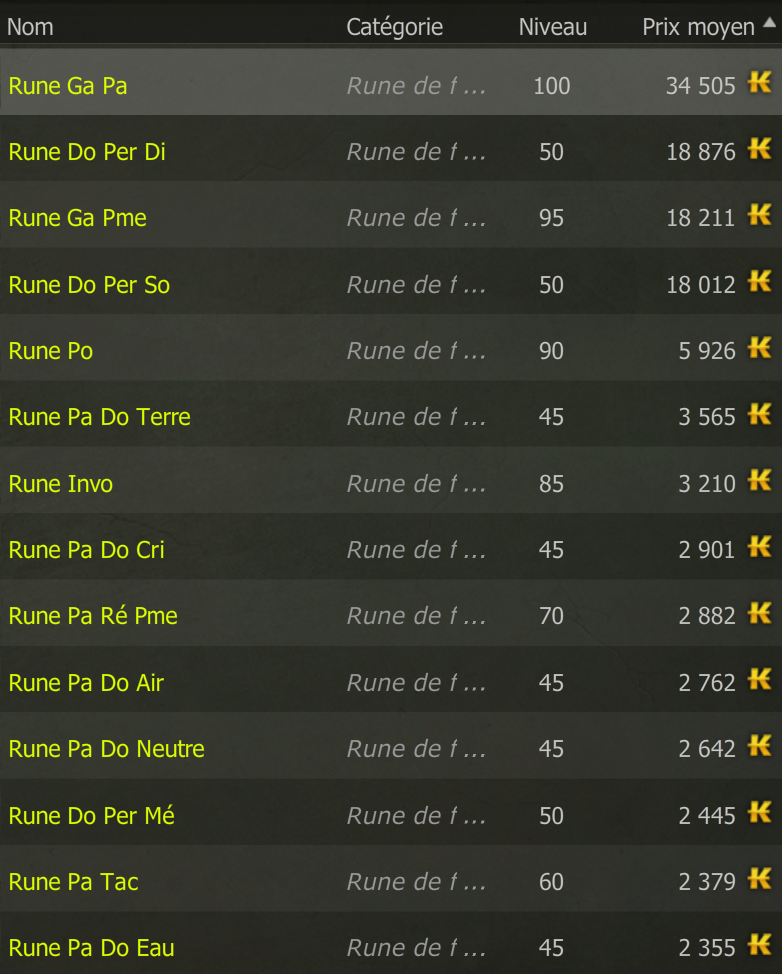
#> input picture images/runes/20240309_runes_1.png, 782 x 974 px, found by its file name
$ python highlighted_contours.py
#> lines starting #> are read from the running program, lines starting #| are printed output that depends on the picture; after the words box and inside, x2 and y2 are one past the last pixel; in counts of white or black regions, pixels touching at a corner belong together
import cv2


def preprocess_image(img_path):
    img = cv2.imread(img_path)
    gray = cv2.cvtColor(img, cv2.COLOR_BGR2GRAY)
    _, thresh = cv2.threshold(gray, 150, 255, cv2.THRESH_BINARY)
    return img, thresh


def find_contours(thresh, kernel_size, iterations):
    kernel = cv2.getStructuringElement(cv2.MORPH_RECT, kernel_size)
    dilate = cv2.dilate(thresh, kernel, iterations=iterations)
    contours, _ = cv2.findContours(
        dilate,
        cv2.RETR_EXTERNAL,
        cv2.CHAIN_APPROX_SIMPLE,
    )
    return contours


def highlight_elements(img, contours, offset=(0, 0), color=(0, 255, 0)):
    x_offset, y_offset = offset
    for contour in contours:
        x, y, w, h = cv2.boundingRect(contour)
        cv2.rectangle(
            img,
            (x + x_offset, y + y_offset),
            (x + x_offset + w, y + y_offset + h),
            color,
            2,
        )
    return img


def detect_and_highlight(img_path):
    original_img, thresh = preprocess_image(img_path)
#> in preprocess_image, img is the input picture: shape (974, 782, 3); mean B, G, R 44.2, 56.2, 54.1
#> in preprocess_image, `_, thresh = cv2.threshold(gray, 150, 255, cv2.THRESH_BINARY)`:
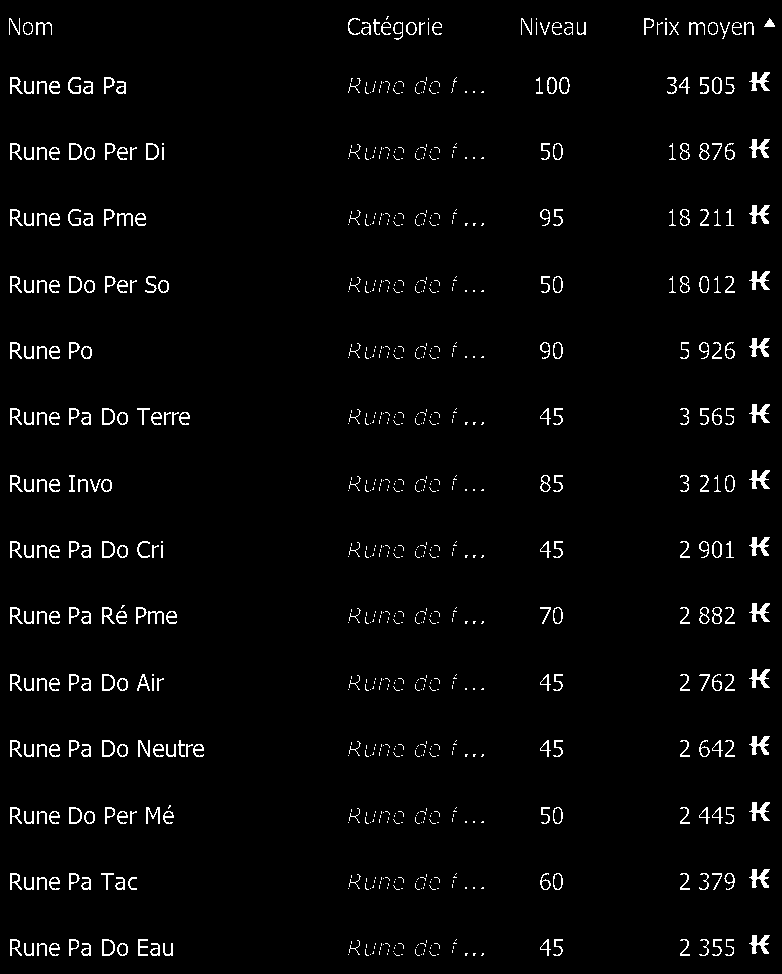
#> thresh: shape (974, 782); 2.8% white in thin lines or dots

    # Detect Lines
    line_contours = find_contours(thresh, (70, 5), 5)
#> in find_contours, `dilate = cv2.dilate(thresh, kernel, iterations=iterations)`:
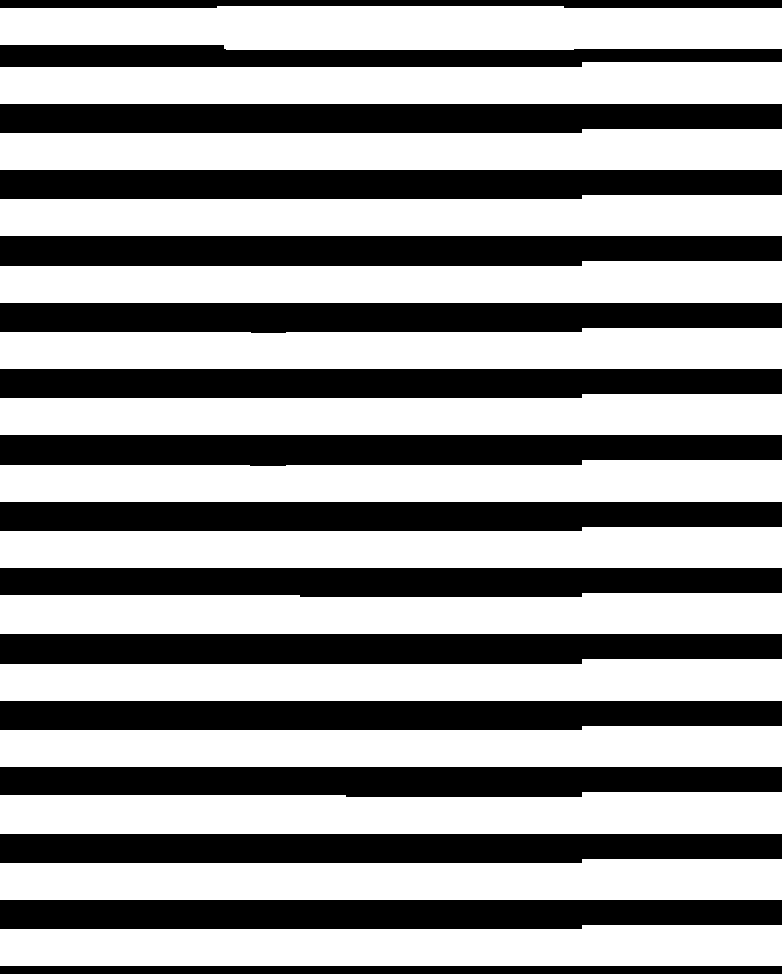
#> dilate: shape (974, 782); 59.2% white; 16 black regions
#> in find_contours, `contours, _ = cv2.findContours( dilate, cv2.RETR_EXTERNAL, cv2.CHAIN_A..`: contours = 15 contours; largest, box (x1, y1, x2, y2) and area: (0, 6, 782, 50) 31386, (0, 792, 782, 834) 29802, (0, 593, 782, 634) 29511, (0, 659, 782, 701) 29112, (0, 261, 782, 303) 29112
#> line_contours has the same summary as contours in find_contours
    original_img = highlight_elements(
        original_img,
        line_contours,
        color=(255, 0, 0),
    )
#> the loop in highlight_elements, `for contour in contours:` made 15 passes
#> (y, h) on passes 1 to 12: (925, 41), (859, 41), (792, 42), (726, 41), (659, 42), (593, 41), (527, 41), (460, 42), (394, 41), (328, 41), (261, 42), (195, 41)
#> after the loop in highlight_elements, `for contour in contours:`:
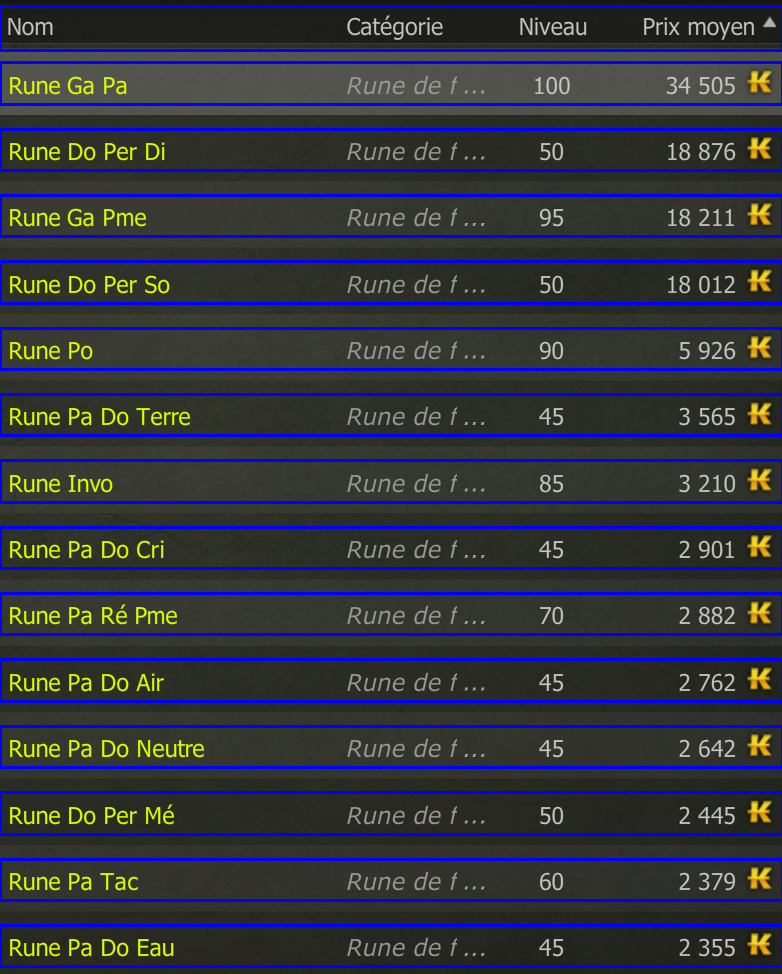
#> img: shape (974, 782, 3); 9.47% of pixels changed, all inside (x1, y1, x2, y2) = (0, 5, 782, 968)

    # For each line, detect phrases
    for line_contour in line_contours:
        x, y, w, h = cv2.boundingRect(line_contour)
        line_thresh = thresh[y : y + h, x : x + w]
        phrase_contours = find_contours(line_thresh, (10, 5), 2)
        original_img = highlight_elements(
            original_img,
            phrase_contours,
            offset=(x, y),
            color=(0, 255, 0),
        )

        # For each phrase, detect words
        for phrase_contour in phrase_contours:
            px, py, pw, ph = cv2.boundingRect(phrase_contour)
            phrase_thresh = line_thresh[py : py + ph, px : px + pw]
            word_contours = find_contours(phrase_thresh, (5, 5), 2)
            original_img = highlight_elements(
                original_img,
                word_contours,
                offset=(x + px, y + py),
                color=(0, 0, 255),
            )
#> this loop made 15 passes
#> (y, h) on passes 1 to 8: (925, 41), (859, 41), (792, 42), (726, 41), (659, 42), (593, 41), (527, 41), (460, 42)
#> (y, h) on passes 12, 15: (195, 41), (6, 44)
#> pass 1, in find_contours (call 3), `dilate = cv2.dilate(thresh, kernel, iterations=iterations)`:
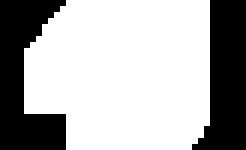
#> dilate: shape (25, 41) (shown 6 times larger); 67.8% white; 2 black regions, box (x1, y1, x2, y2) and area: (0, 0, 11, 25) 173, (32, 0, 41, 25) 157
#> after the loop:
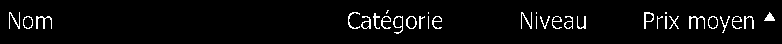
#> line_thresh: shape (44, 782); 3.9% white in thin lines or dots, all inside (x1, y1, x2, y2) = (9, 10, 775, 34)
#> after the loop:
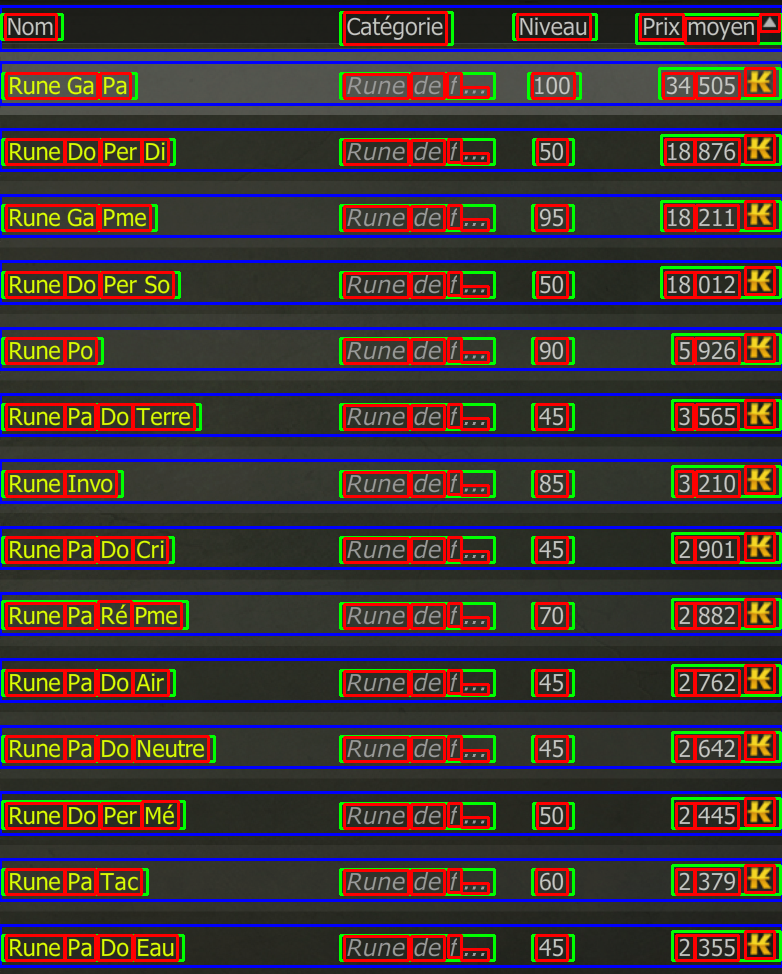
#> original_img: shape (974, 782, 3); mean B, G, R 59.7, 53.2, 63.8
#> after the loop:
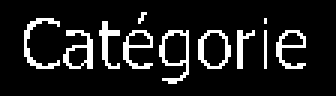
#> phrase_thresh: shape (32, 112) (shown 3 times larger); 11.7% white in thin lines or dots, all inside (x1, y1, x2, y2) = (8, 4, 102, 28)

    # Show the result
    cv2.imshow("Highlighted Text", original_img)
    cv2.waitKey(0)
    cv2.destroyAllWindows()


if __name__ == "__main__":
    image_path = (
        "/home/iyid/workspaces/price_change_history/"
        "images/runes/20240309_runes_1.png"
    )
    detect_and_highlight(image_path)
